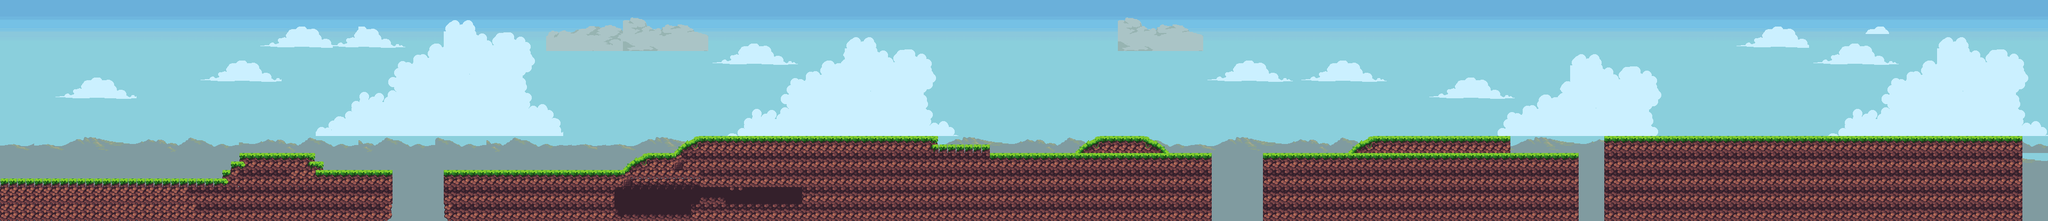

The image is a tile-based game level rendered from a .tmx file. Its description and source (layers, tilesets, objects; grid data summarised) follow:
An orthogonal 240x13 tile map with 16x32 px tiles, 4 tile layers (bg, clound, moutain, graphic), 5 tilesets and 20 objects.

<map version="1.5" tiledversion="1.7.2" orientation="orthogonal" renderorder="right-down" width="240" height="13" tilewidth="16" tileheight="32" infinite="0" nextlayerid="8" nextobjectid="44">
 <tileset firstgid="1" name="Assets" tilewidth="16" tileheight="32" tilecount="300" columns="25">
  <image source="Assets.png" width="400" height="400" />
 </tileset>
 <tileset firstgid="301" name="Background_1" tilewidth="16" tileheight="32" tilecount="248" columns="31">
  <image source="Background_1.png" width="496" height="272" />
 </tileset>
 <tileset firstgid="549" name="sky" tilewidth="16" tileheight="32" tilecount="144" columns="24">
  <image source="sky.png" width="384" height="216" />
 </tileset>
 <tileset firstgid="693" name="far_mountains" tilewidth="16" tileheight="32" tilecount="144" columns="24">
  <image source="far_mountains.png" width="384" height="216" />
 </tileset>
 <tileset firstgid="837" name="clouds_mid_t" tilewidth="16" tileheight="32" tilecount="144" columns="24">
  <image source="clouds_mid.png" width="384" height="216" />
 </tileset>
 <layer id="6" name="bg" width="240" height="13">
  <data>[3120 cells, 2825 non-empty, 172 distinct tile ids]</data>
 </layer>
 <layer id="3" name="clound" width="240" height="13">
  <data>[3120 cells, 1963 non-empty, 347 distinct tile ids]</data>
 </layer>
 <layer id="7" name="moutain" width="240" height="13">
  <data>[3120 cells, 0 non-empty, 0 distinct tile ids]</data>
 </layer>
 <layer id="1" name="graphic" width="240" height="13">
  <data>[3120 cells, 948 non-empty, 24 distinct tile ids]</data>
 </layer>
 <objectgroup id="2" name="ground">
  <object id="12" x="2" y="335" width="429" height="80" />
  <object id="17" x="417" y="320" width="316" height="96" />
  <object id="18" x="450" y="289" width="141" height="30" />
  <object id="19" x="432" y="304" width="18" height="16" />
  <object id="20" x="593" y="304" width="13" height="15" />
  <object id="21" x="833" y="324.667" width="1438" height="89.3333" />
  <object id="30" x="1308.67" y="267.333" width="446" height="56" />
  <object id="31" x="1754.67" y="281.333" width="100.667" height="43.3333" />
  <object id="32" x="1856.67" y="297.333" width="414" height="26" />
  <object id="33" x="1279.33" y="272.667" width="28" height="50.6667" />
  <object id="34" x="1265.33" y="290.667" width="10.6667" height="32.6667" />
  <object id="35" x="1205.33" y="292" width="59.3333" height="31.3333" />
  <object id="36" x="1184" y="302" width="19.3333" height="21.3333" />
  <object id="37" x="2370" y="291" width="589" height="125" />
  <object id="38" x="3012" y="258" width="778" height="158" />
  <object id="39" x="2573" y="261" width="257" height="28" />
  <object id="40" x="2538.5" y="287">
   <polygon points="0,0 34,-26.5 34.5,1.75 -2.75,1.75" />
  </object>
  <object id="41" x="2030" y="282.667">
   <polygon points="0,0 24.6667,-17.3333 115.333,-18.6667 154,4 -5.33333,6" />
  </object>
  <object id="42" x="0" y="0" width="3839.39" height="418.182" />
  <object id="43" x="1093.94" y="-224.242" />
 </objectgroup>
 <objectgroup id="4" name="coin" />
</map>
